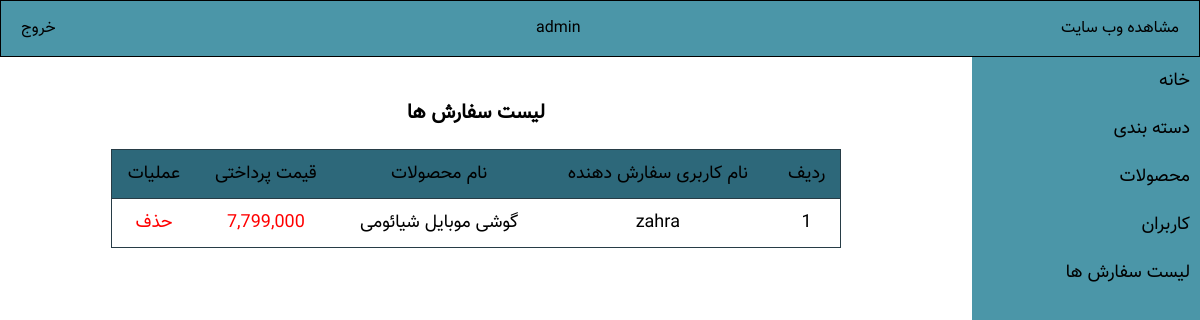
Screenshot of /admin/index.php?show-orders (signed in) with the database file from the repository.
### tables this page shows
CREATE TABLE `orders` (
  `id` int(11) NOT NULL,
  `product_name` varchar(255) NOT NULL,
  `price` bigint(20) NOT NULL,
  `username` varchar(100) NOT NULL
);

### inc/functions.php (called while the page is built, shortened)
<?php
function showQuery($connection, $table)
{
    return mysqli_query($connection, "select * from $table");
}
?>

### admin/pages/orders/index.php (the view, shortened to what this page needs)
<table class="table">
    <caption>لیست سفارش ها</caption>
    <thead class="text-center">
        <tr>
            <td>ردیف</td>
            <td>نام کاربری سفارش دهنده</td>
            <td>نام محصولات</td>
            <td>قیمت پرداختی</td>
            <td>عملیات</td>
        </tr>
    </thead>
    <tbody class="text-center">
        <?php
        $orders = showQuery($connection, 'orders');
        $i = 1;
        if (mysqli_num_rows($orders) > 0) {
            while ($order = mysqli_fetch_array($orders)) { ?>
                <tr>
                    <td><?php echo $i++ ?></td>
                    <td><?php echo $order['username'] ?></td>
                    <td><?php echo $order['product_name'] ?></td>
                    <td class="text-danger"><?php echo number_format($order['price']) ?></td>
                    <td><a href="actions.php?delete-orders=<?php echo $order['id'] ?>" class="text-danger">حذف</a></td>
                </tr>
        <?php }
        } else {
            echo '<div>هیچ رکوردی در جدول ثبت نشده است</div>';
        } ?>
    </tbody>
</table>

### admin/resources/css/style.css (style rules this page uses)
body { font-family: vazir; direction: rtl; }
* { padding: 0; margin: 0; box-sizing: border-box; }
a { text-decoration: none; }
a { color: #000000; }
.text-danger { color:rgb(212, 16, 16) ; border-radius:5px ; text-align: center; color: #ff0000; }
.text-center { text-align: center; margin-left: 100px; }
.table { width: 80%; border-collapse: collapse; margin: 20px auto 50px auto; direction:rtl; }
.table thead { background-color: #2d687a; }
.table td,th { border-bottom: 1px solid #273c46; }
.table caption { margin-bottom: 20px; font-size: 20px; font-weight: bold; }
.table tr { border: 1px solid #273c46; transition: all .3s; text-align: center; color:#000; font-size:18px; }
.table td { padding: 10px; }

### rows the page displays
orders: username "zahra", product_name "گوشی موبایل شیائومی", price "7,799,000"

### other values shown
$_SESSION['admin'] "admin"
